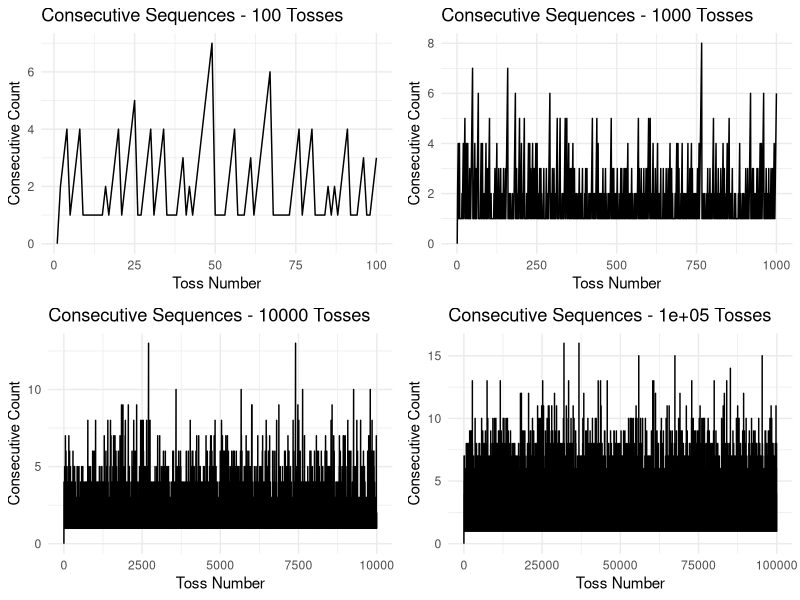
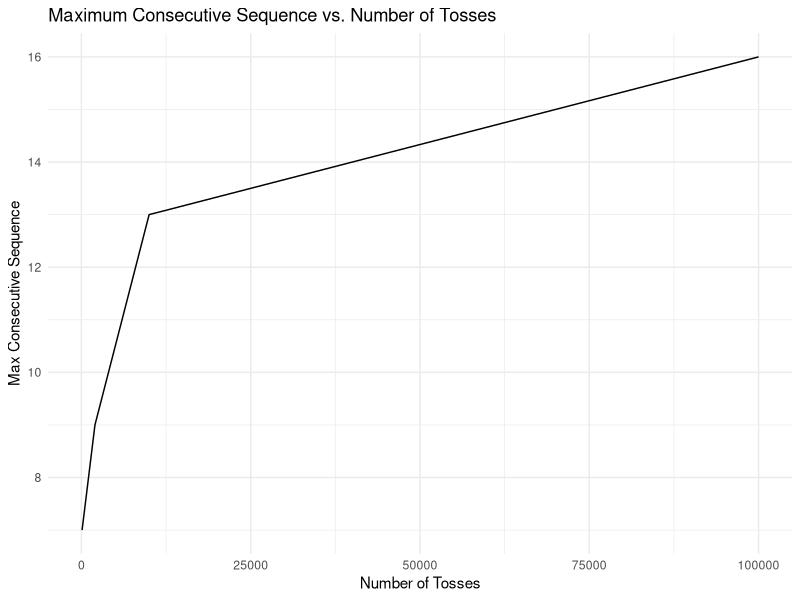

Write R code to recreate these figures, in order.
## ---- chunk 1
# Function to simulate coin tosses
simulate_tosses <- function(n) {
  set.seed(42)  # Set seed for reproducibility
  flips <- sample(c("Heads", "Tails"), n, replace = TRUE)
  return(flips)
}

# Simulate coin flips for different scenarios
flips_100 <- simulate_tosses(100)
flips_1000 <- simulate_tosses(1000)
flips_10000 <- simulate_tosses(10000)
flips_100000 <- simulate_tosses(100000)

## ---- chunk 2
# Function to count consecutive sequences
count_consecutive_sequences <- function(flips) {
  count <- rep(0, length(flips))
  counter <- 1

  for (i in 2:length(flips)) {
    if (flips[i] == flips[i-1]) {
      counter <- counter + 1
    } else {
      counter <- 1
    }
    count[i] <- counter
  }

  return(count)
}

# Function to create a plot for consecutive sequences
create_plot <- function(consecutive_counts, n) {
  data <- data.frame(Launch = 1:length(consecutive_counts), Consecutive = consecutive_counts)
  
  library(ggplot2)
  
  plot <- ggplot(data, aes(x = Launch, y = Consecutive)) +
    geom_line() +
    labs(title = paste("Consecutive Sequences -", n, "Tosses"),
         x = "Toss Number",
         y = "Consecutive Count") +
    theme_minimal()
  
  return(plot)
}

# Analyze consecutive sequences for different scenarios
consecutive_counts_100 <- count_consecutive_sequences(flips_100)
consecutive_counts_1000 <- count_consecutive_sequences(flips_1000)
consecutive_counts_10000 <- count_consecutive_sequences(flips_10000)
consecutive_counts_100000 <- count_consecutive_sequences(flips_100000)
## ---- chunk 3
# Create plots
plot_100 <- create_plot(consecutive_counts_100, 100)
plot_1000 <- create_plot(consecutive_counts_1000, 1000)
plot_10000 <- create_plot(consecutive_counts_10000, 10000)
plot_100000 <- create_plot(consecutive_counts_100000, 100000)

# Use gridExtra to arrange the plots
library(gridExtra)
grid.arrange(plot_100, plot_1000, plot_10000, plot_100000, ncol = 2)
## ---- chunk 4
# Function to simulate coin tosses and plot the maximum consecutive sequence
simulate_and_plot_max_sequence <- function(n) {
  # Simulate coin tosses
  flips <- simulate_tosses(n)
  
  # Analyze consecutive sequences
  consecutive_counts <- count_consecutive_sequences(flips)
  
  # Return the maximum consecutive sequence
  return(max(consecutive_counts))
}

# Vector to store results
max_sequences <- c()

# Perform simulations with increasing numbers of tosses
for (n_tosses in c(100, 2000, 10000, 100000)) {
  max_sequence <- simulate_and_plot_max_sequence(n_tosses)
  max_sequences <- c(max_sequences, max_sequence)
}

# Plot the results
library(ggplot2)

data <- data.frame(Num_Tosses = c(100, 2000, 10000, 100000), Max_Sequence = max_sequences)

plot <- ggplot(data, aes(x = Num_Tosses, y = Max_Sequence)) +
  geom_line() +
  labs(title = "Maximum Consecutive Sequence vs. Number of Tosses",
       x = "Number of Tosses",
       y = "Max Consecutive Sequence") +
  theme_minimal()

print(plot)
